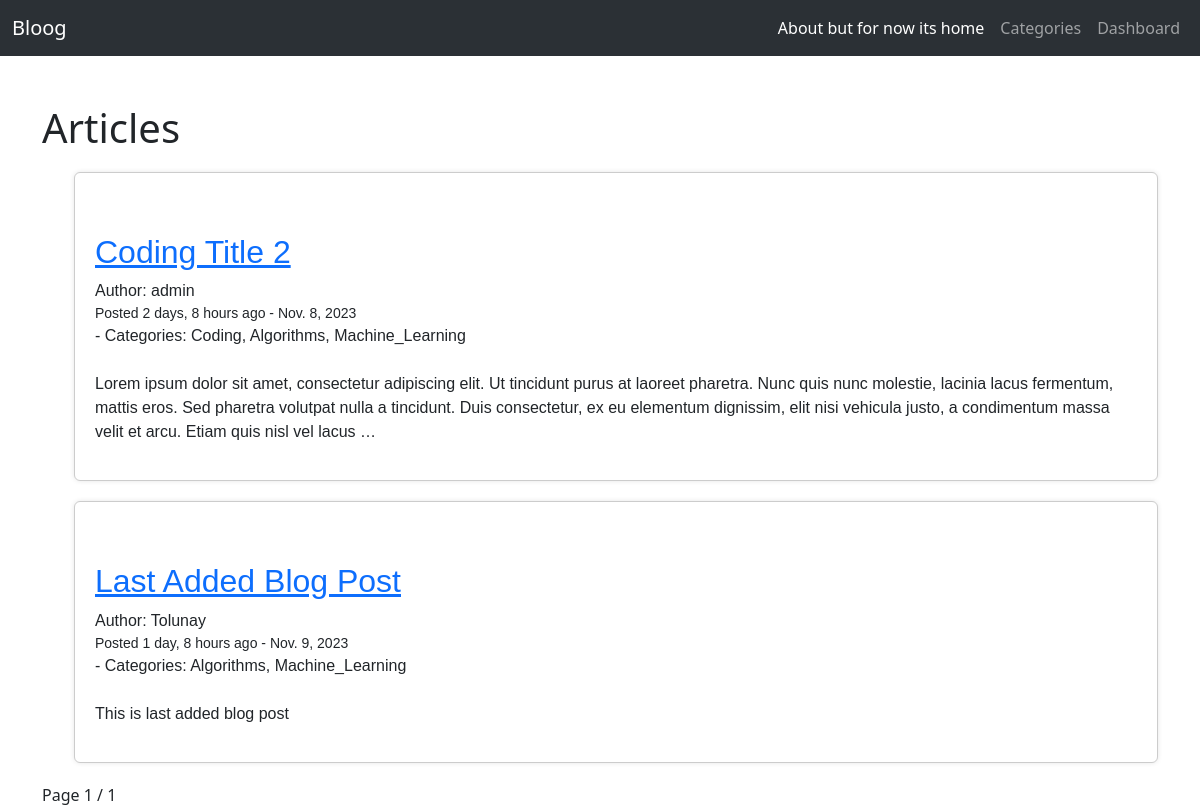
The app's page /categories/Algorithms/, older data.
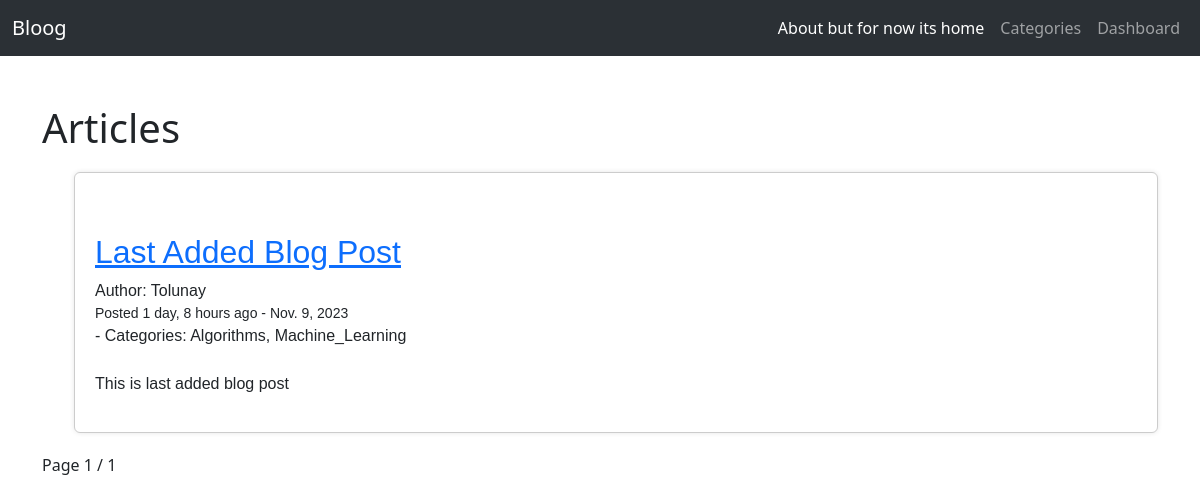
The same page, newer data.
### blog/models.py (models this page shows, shortened)
class Article(models.Model):
    title = models.CharField(max_length=50)
    author = models.ForeignKey(User, on_delete=models.CASCADE)
    category = models.ManyToManyField(Category)
    created_date = models.DateField()
    content = models.TextField()
    image = models.ImageField(null=True, blank=True, upload_to='images/')
    is_active = models.BooleanField(default=True)

class Category(models.Model):
    name = models.CharField(max_length=50)

### blog/views.py (the view)
# urls.py: path('categories/<str:categories>/', CategoryFilterView, name='categories'),
def CategoryFilterView(request, categories):
    category_query = Article.objects.filter(category__name=categories, is_active=True)
    paginator = Paginator(category_query, 3)
    page_number = request.GET.get('page')
    page = paginator.get_page(page_number)
    context = {'categories': categories.title(), 'category_query': category_query, 'page': page}
    return render(request, 'category_filter.html', context)

### templates/category_filter.html (shortened to what this page needs)
{% extends 'template.html' %}
{% block content %}
    <h1>Articles</h1>
    <ul>
        {% for article in page %}
            <div class="card"
            style="border: 1px solid #ccc;
            padding: 20px; margin: 20px 0;
            font-family: Arial, sans-serif;
            box-shadow: 0 0 5px rgba(0, 0, 0, 0.1);">
                <p>
                    <br>
                <h2><a href="{% url 'article_details' article.pk %}">{{ article.title|title }}</a><br></h2>
                Author: {{ article.author }}
                <small>Posted {{ article.created_date|timesince }} ago - {{ article.created_date }}</small>
                - Categories:
                {% for category in article.category.all %}
                    {{ category.name }}{% if not forloop.last %}, {% endif %}
                {% endfor %}
                <br>
            <br>
                <p>{{ article.content | truncatewords:50 }}</p>
            </div>
        {% empty %}
            <li>There is No Article Yet</li>
        {% endfor %}
    </ul>
    <div class="pagination">
    <span class="step-links">
        <span class="current-page">
            Page {{ page.number }} / {{ page.paginator.num_pages }}
        </span>
    </span>
    </div>
{% endblock %}

Row changes from the older to the newer data that the page shows:
no longer on this page (row edited): Article: title "Coding Title 2", author "admin", created_date "2 days, 8 hours", created_date "Nov. 8, 2023", content "Lorem ipsum dolor sit amet, consectetur adipiscing elit. Ut tincidunt purus at laoreet pharetra. Nunc quis nunc molestie, lacinia lacus fermentum, mattis eros. Sed pharetra volutpat nulla a tincidunt. Duis consectetur, ex eu elementum dignissim, elit nisi vehicula justo, a condimentum massa velit et arcu. Etiam quis nisl vel lacus …", Category (name "Algorithms"), Category (name "Machine_Learning")
no longer on this page (row unchanged): Category: name "Coding", shown under "Coding Title 2"
